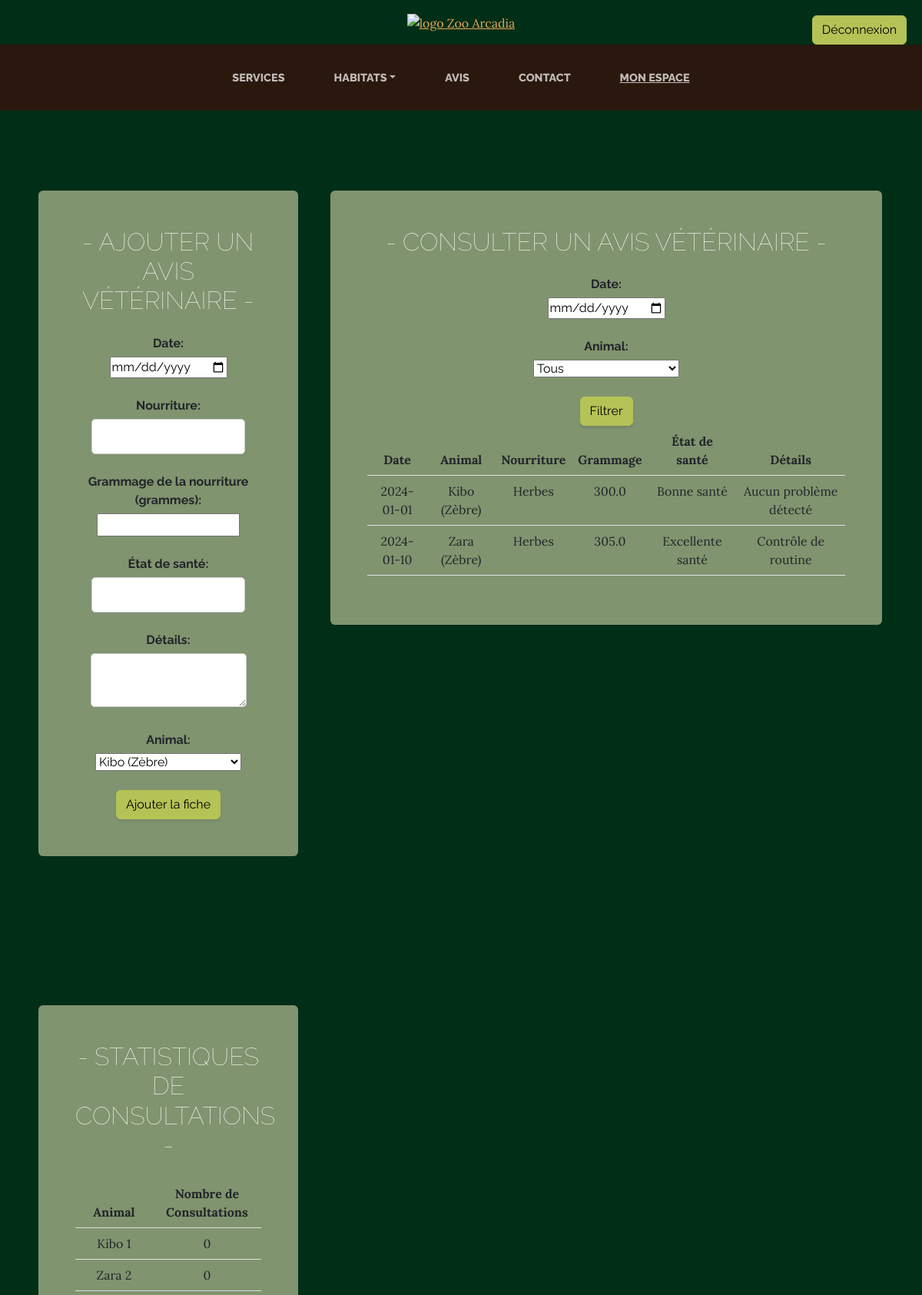
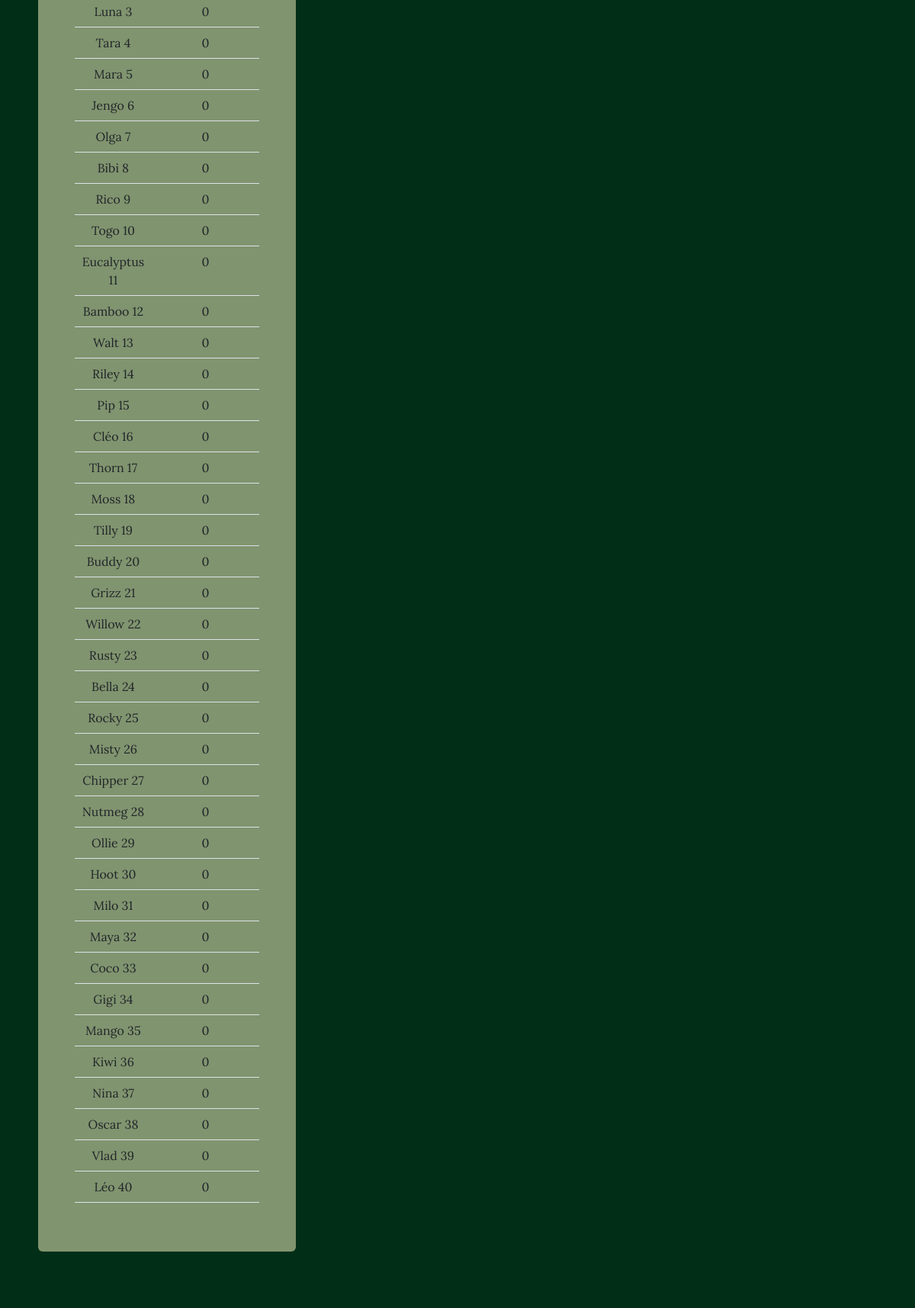
The page /admin (signed in, upper part) on the database its author committed (2 pictures, top to bottom).
### app.py (models this page shows)
class VetRecord(db.Model):
    id = db.Column(db.Integer, primary_key=True, autoincrement=True)
    date = db.Column(db.Date, nullable=False)
    food = db.Column(db.String(100), nullable=False)
    weight = db.Column(db.Float, nullable=False)
    health_status = db.Column(db.String(200), nullable=False)
    details = db.Column(db.Text, nullable=True)
    animal_id = db.Column(db.Integer, db.ForeignKey('animal.id'), nullable=False)
    animal = db.relationship('Animal', back_populates='vet_records')
    consultation_count = db.Column(db.Integer, default=0)  # Nouveau champ pour le compteur de consultations

class Animal(db.Model):
    id = db.Column(db.Integer, primary_key=True)
    name = db.Column(db.String(100), nullable=False)
    species = db.Column(db.String(100), nullable=False)
    image = db.Column(db.String(200))
    habitat_id = db.Column(db.Integer, db.ForeignKey('habitat.id'), nullable=False)
    vet_records = db.relationship('VetRecord', back_populates='animal', lazy=True)

### app.py (the view, shortened to what this page needs)
@app.route('/admin', methods=['GET', 'POST'])
@role_required('admin')
def admin():
    filter_date = request.args.get('date')
    filter_animal_id = request.args.get('animal_id')
    query = VetRecord.query
    if filter_date:
        query = query.filter(VetRecord.date == date.fromisoformat(filter_date))
    if filter_animal_id:
        query = query.filter(VetRecord.animal_id == filter_animal_id)
    animals = Animal.query.all()
    vet_records = query.all()
    habitats = Habitat.query.all()
    consultation_counts = {animal.id: 0 for animal in animals}
    for record in vet_records:
        consultation_counts[record.animal_id] += record.consultation_count
    avis_a_valider = Avis.query.filter_by(approuve=False).all()
    return render_template('admin.html', avis_a_valider=avis_a_valider, animals=animals, vet_records=vet_records, habitats=habitats, consultation_counts=consultation_counts)

### app.py (called while the page is built)
def role_required(role):
    def decorator(f):
        @wraps(f)
        def decorated_function(*args, **kwargs):
            if 'user_id' not in session:
                abort(403)  # Forbidden
            user = User.query.get(session['user_id'])
            if user.role != role:
                abort(403)  # Forbidden
            return f(*args, **kwargs)
        return decorated_function
    return decorator

### templates/admin.html (shortened to what this page needs)
<!DOCTYPE html>
<html lang="en">
    <head>
        <link href="../static/css/styles.css" rel="stylesheet" />
    </head>
    <body>
        <header class="text-center">
            <a href="{{ url_for('home') }}">
                <img class="img-logo center" src="/static/assets/img/logo.png" alt="logo Zoo Arcadia" />
            </a>
            <ul class="nav-btn">
                {% if 'user_id' in session %}
                    <li class="nav-item-btn">
                        <a href="{{ url_for('logout') }}" class="btn btn-primary btn-connexion">Déconnexion</a>
                    </li>
                {% else %}
                    <li class="nav-item-btn">
                        <a href="{{ url_for('login') }}" class="btn btn-primary btn-connexion">Connexion</a>
                    </li>
                {% endif %}
            </ul>
        </header>
        <nav class="navbar navbar-expand-lg navbar-dark py-lg-4" id="mainNav">
            <div class="container">
                <div class="collapse navbar-collapse" id="navbarSupportedContent">
                    <ul class="navbar-nav mx-auto">
                        <li class="nav-item px-lg-4"><a class="nav-link text-uppercase" href="{{ url_for('services') }}">Services</a></li>
                        <li class="nav-item px-lg-4 dropdown">
                            <a class="nav-link text-uppercase dropdown-toggle" href="{{ url_for('habitats') }}" id="navbarDropdown" role="button" data-bs-toggle="dropdown" aria-expanded="false">Habitats</a>
                        </li>
                        <li class="nav-item px-lg-4"><a class="nav-link text-uppercase" href="{{ url_for('home') }}#avis">Avis</a></li>
                        <li class="nav-item px-lg-4"><a class="nav-link text-uppercase" href="{{ url_for('contact') }}">Contact</a></li>
                        {% if 'user_id' in session %}
                            {% if session['user_role'] == 'admin' %}
                            <li class="nav-item px-lg-4"><a class="nav-link text-uppercase underline" href="{{ url_for('admin') }}">Mon espace</a></li>
                            {% elif session['user_role'] == 'employee' %}
                            <li class="nav-item px-lg-4"><a class="nav-link text-uppercase underline" href="{{ url_for('employee') }}">Mon espace</a></li>
                            {% elif session['user_role'] == 'veterinarian' %}
                            <li class="nav-item px-lg-4"><a class="nav-link text-uppercase underline" href="{{ url_for('veterinarian') }}">Mon espace</a></li>
                            {% endif %}
                        {% endif %}
                    </ul>
                </div>
            </div>
        </nav>
        <section class="page-section2 cta2">
            <div class="container">
                <div class="row">
                    <div class="col-xl-14 mx-auto">
                        <div class="row">
                            <div class="col-md-4">
                                <div class="inner5 bg-faded text-center rounded">
                                    <h2 class="section-heading mb-4">
                                        <span class="section-heading-lower2">- Ajouter un avis vétérinaire -</span>
                                    </h2>
                                    <form method="POST" action="{{ url_for('admin') }}">
                                        <label for="date">Date:</label><br>
                                        <input type="date" id="date" name="date" required><br><br>
                                        <label for="food">Nourriture:</label><br>
                                        <input type="text" id="food" name="food" required><br><br>
                                        <label for="weight">Grammage de la nourriture (grammes):</label><br>
                                        <input type="number" step="0.1" id="weight" name="weight" required><br><br>
                                        <label for="health_status">État de santé:</label><br>
                                        <input type="text" id="health_status" name="health_status" required><br><br>
                                        <label for="details">Détails:</label><br>
                                        <textarea id="details" name="details" required></textarea><br><br>
                                        <label for="animal_id">Animal:</label><br>
                                        <select id="animal_id" name="animal_id" required>
                                            {% for animal in animals %}
                                                <option value="{{ animal.id }}">{{ animal.name }} ({{ animal.species }})</option>
                                            {% endfor %}
                                        </select><br><br>
                                        <button type="submit" class="btn btn-primary">Ajouter la fiche</button>
                                    </form>
                                </div>
                            </div>
                            <div class="col-md-8">
                                <div class="inner5 bg-faded text-center rounded">
                                    <h2 class="section-heading mb-4">
                                        <span class="section-heading-lower2">- Consulter un avis vétérinaire -</span>
                                    </h2>
                                    <form method="GET" action="{{ url_for('admin') }}">
                                        <label for="date">Date:</label><br>
                                        <input type="date" id="date" name="date"><br><br>
                                        <label for="animal_id">Animal:</label><br>
                                        <select id="animal_id" name="animal_id">
                                            <option value="">Tous</option>
                                        </select><br><br>
                                        <button type="submit" class="btn btn-primary">Filtrer</button>
                                    </form>
                                    <table class="table">
                                        <thead>
                                            <tr>
                                                <th>Date</th>
                                                <th>Animal</th>
                                                <th>Nourriture</th>
                                                <th>Grammage</th>
                                                <th>État de santé</th>
                                                <th>Détails</th>
                                            </tr>
                                        </thead>
                                        <tbody>
                                            {% for record in vet_records %}
                                                <tr>
                                                    <td>{{ record.date }}</td>
                                                    <td>{{ record.animal.name }} ({{ record.animal.species }})</td>
                                                    <td>{{ record.food }}</td>
                                                    <td>{{ record.weight }}</td>
                                                    <td>{{ record.health_status }}</td>
                                                    <td>{{ record.details }}</td>
                                                </tr>
                                            {% endfor %}
                                        </tbody>
                                    </table>
                                </div>
                            </div>
                        </div>
                    </div>
                </div>
            </div>
        </section>
        <section class="page-section2 cta2">
            <div class="container">
                <div class="row">
                    <div class="col-xl-14 mx-auto">
                        <div class="row">
                            <div class="col-md-4">
                                <div class="inner5 bg-faded text-center rounded">
                                    <h2 class="section-heading mb-4">
                                        <span class="section-heading-lower2">- statistiques de consultations -</span>
                                    </h2>
                                    <table class="table">
                                        <thead>
                                            <tr>
                                                <th>Animal</th>
                                                <th>Nombre de Consultations</th>
                                            </tr>
                                        </thead>
                                        <tbody>
                                            {% for animal in animals %}
                                            <tr>
                                                <td>{{ animal.name}} {{ animal.id}}</td>
                                                <td>{{ consultation_counts[animal.id] }}</td>
                                            </tr>
                                            {% endfor %}
                                        </tbody>
                                    </table>
                                </div>
                            </div>
                        </div>
                    </div>
                </div>
            </div>
        </section>
    </body>
</html>

### rows shown on the page
VetRecord: date "2024-01-01", animal.name "Kibo", animal.species "Zèbre", food "Herbes", weight "300.0", health_status "Bonne santé", details "Aucun problème détecté"
VetRecord: date "2024-01-10", animal.name "Zara", animal.species "Zèbre", food "Herbes", weight "305.0", health_status "Excellente santé", details "Contrôle de routine"
Animal: name "Kibo", id "1", consultation_counts "0"
Animal: name "Zara", id "2", consultation_counts "0"
Animal: name "Luna", id "3", consultation_counts "0"
Animal: name "Tara", id "4", consultation_counts "0"
Animal: name "Mara", id "5", consultation_counts "0"
Animal: name "Jengo", id "6", consultation_counts "0"
Animal: name "Olga", id "7", consultation_counts "0"
Animal: name "Bibi", id "8", consultation_counts "0"
Animal: name "Rico", id "9", consultation_counts "0"
Animal: name "Togo", id "10", consultation_counts "0"
Animal: name "Eucalyptus", id "11", consultation_counts "0"
Animal: name "Bamboo", id "12", consultation_counts "0"
Animal: name "Walt", id "13", consultation_counts "0"
Animal: name "Riley", id "14", consultation_counts "0"
Animal: name "Pip", id "15", consultation_counts "0"
Animal: name "Cléo", id "16", consultation_counts "0"
Animal: name "Thorn", id "17", consultation_counts "0"
Animal: name "Moss", id "18", consultation_counts "0"
Animal: name "Tilly", id "19", consultation_counts "0"
Animal: name "Buddy", id "20", consultation_counts "0"
Animal: name "Grizz", id "21", consultation_counts "0"
Animal: name "Willow", id "22", consultation_counts "0"
Animal: name "Rusty", id "23", consultation_counts "0"
Animal: name "Bella", id "24", consultation_counts "0"
Animal: name "Rocky", id "25", consultation_counts "0"
Animal: name "Misty", id "26", consultation_counts "0"
Animal: name "Chipper", id "27", consultation_counts "0"
Animal: name "Nutmeg", id "28", consultation_counts "0"
Animal: name "Ollie", id "29", consultation_counts "0"
Animal: name "Hoot", id "30", consultation_counts "0"
Animal: name "Milo", id "31", consultation_counts "0"
Animal: name "Maya", id "32", consultation_counts "0"
Animal: name "Coco", id "33", consultation_counts "0"
Animal: name "Gigi", id "34", consultation_counts "0"
Animal: name "Mango", id "35", consultation_counts "0"
Animal: name "Kiwi", id "36", consultation_counts "0"
Animal: name "Nina", id "37", consultation_counts "0"
Animal: name "Oscar", id "38", consultation_counts "0"
Animal: name "Vlad", id "39", consultation_counts "0"
Animal: name "Léo", id "40", consultation_counts "0"

### other values the page prints
form field animal_id "Kibo (Zèbre)"
